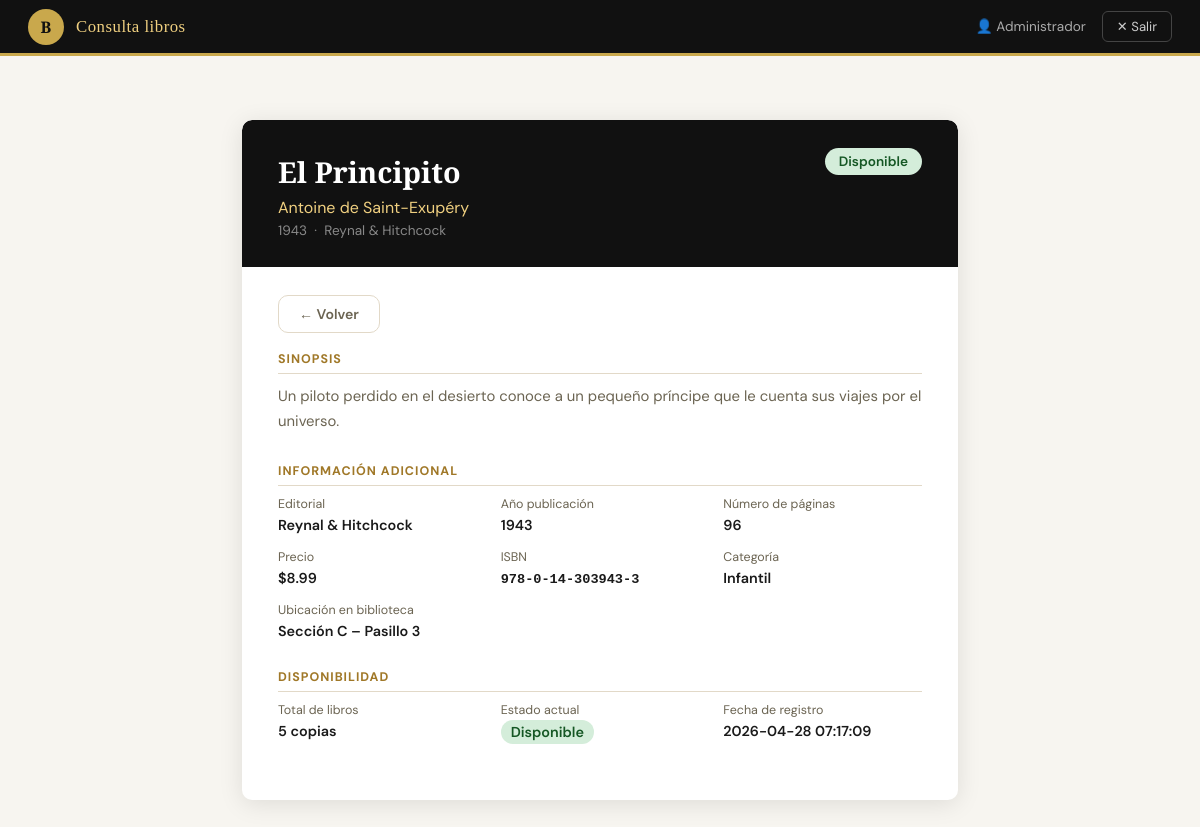
The page /index.php?action=detalles&isbn=978-0-14-303943-3 (signed in) on the database its author committed.
### tables this page shows
CREATE TABLE IF NOT EXISTS Libros (
    ISBN            VARCHAR(20)     PRIMARY KEY,
    Titulo          VARCHAR(255)    NOT NULL,
    Autor           VARCHAR(255)    NOT NULL,
    Editorial       VARCHAR(150)    NOT NULL,
    Sinopsis        TEXT,
    AnioPublicacion YEAR            NOT NULL,
    NumeroPaginas   INT             NOT NULL,
    Precio          DECIMAL(10,2)   NOT NULL,
    Ubicacion       VARCHAR(100)    NOT NULL,
    NumeroCopias    INT             NOT NULL DEFAULT 1,
    Categoria       VARCHAR(100)    NOT NULL,
    FechaRegistro   DATETIME        NOT NULL DEFAULT CURRENT_TIMESTAMP,
    Estado          ENUM('disponible','prestado','mantenimiento','perdido')
                                    NOT NULL DEFAULT 'disponible',
    INDEX idx_titulo (Titulo(50)),
    INDEX idx_autor  (Autor(50))
);

### controllers/LibroController.php (called while the page is built, shortened)
<?php
require_once __DIR__ . '/../models/LibroModel.php';
class LibroController {
    private LibroModel $model;
    public function __construct() {
        $this->model = new LibroModel();
    }
    public function detalles(): void {
        $isbn  = $_GET['isbn'] ?? '';
        $libro = $this->model->getByISBN($isbn);
        require __DIR__ . '/../views/libros/detalles.php';
    }
}

### config/db.php (called while the page is built)
<?php
function getDB(): PDO {
    $host     = getenv('DB_HOST')     ?: 'localhost';
    $port     = getenv('DB_PORT')     ?: '3306';
    $dbname   = getenv('DB_NAME')     ?: 'olp300';
    $user     = getenv('DB_USER')     ?: 'root';
    $password = getenv('DB_PASSWORD') ?: '';
    $dsn = "mysql:host=$host;port=$port;dbname=$dbname;charset=utf8mb4";
    try {
        $pdo = new PDO($dsn, $user, $password, [
            PDO::ATTR_ERRMODE            => PDO::ERRMODE_EXCEPTION,
            PDO::ATTR_DEFAULT_FETCH_MODE => PDO::FETCH_ASSOC,
            PDO::ATTR_EMULATE_PREPARES   => false,
        ]);
        return $pdo;
    } catch (PDOException $e) {
        error_log('DB Connection error: ' . $e->getMessage());
        die(json_encode(['error' => 'Error de conexión a la base de datos.']));
    }
}

### models/LibroModel.php (called while the page is built, shortened)
<?php
require_once __DIR__ . '/../config/db.php';
class LibroModel {
    private PDO $db;
    public function __construct() {
        $this->db = getDB();
    }
    public function getByISBN(string $isbn): array|false {
        $stmt = $this->db->prepare(
            'SELECT * FROM Libros WHERE ISBN = :isbn LIMIT 1'
        );
        $stmt->execute([':isbn' => $isbn]);
        return $stmt->fetch();
    }
}

### views/libros/detalles.php (the view, shortened to what this page needs)
<!DOCTYPE html>
<html lang="es">
<head>
  <link rel="stylesheet" href="public/css/style.css">
</head>
<body>
<header class="topbar">
  <div class="topbar__brand">
    <div class="topbar__logo">B</div>
    <span class="topbar__title">Consulta libros</span>
  </div>
  <nav class="topbar__nav">
    <span class="topbar__user">👤 <?= htmlspecialchars($_SESSION['nombre'] ?? '') ?></span>
    <a href="index.php?action=logout" class="btn-exit">✕ Salir</a>
  </nav>
</header>
<main class="page page-narrow" style="margin-top:28px;">
  <div class="card">
    <div class="detail-hero">
      <span class="badge badge-<?= $libro['Estado'] ?>"><?= $libro['Estado'] ?></span>
      <h1><?= htmlspecialchars($libro['Titulo']) ?></h1>
      <div class="author"><?= htmlspecialchars($libro['Autor']) ?></div>
      <div class="meta"><?= htmlspecialchars($libro['AnioPublicacion']) ?> &nbsp;·&nbsp; <?= htmlspecialchars($libro['Editorial']) ?></div>
    </div>
    <div class="detail-body">
      <div style="margin-bottom:18px;">
        <a href="index.php?action=catalogo" class="btn btn-secondary">← Volver</a>
      </div>
      <div class="detail-section">
        <h3>Sinopsis</h3>
        <p style="line-height:1.7;color:var(--text-muted);font-size:.93rem;">
          <?= nl2br(htmlspecialchars($libro['Sinopsis'] ?? 'Sin sinopsis disponible.')) ?>
        </p>
      </div>
      <div class="detail-section">
        <h3>Información adicional</h3>
        <div class="detail-grid">
          <div class="detail-item">
            <label>Editorial</label>
            <span><?= htmlspecialchars($libro['Editorial']) ?></span>
          </div>
          <div class="detail-item">
            <label>Año publicación</label>
            <span><?= htmlspecialchars($libro['AnioPublicacion']) ?></span>
          </div>
          <div class="detail-item">
            <label>Número de páginas</label>
            <span><?= (int)$libro['NumeroPaginas'] ?></span>
          </div>
          <div class="detail-item">
            <label>Precio</label>
            <span>$<?= number_format((float)$libro['Precio'], 2) ?></span>
          </div>
          <div class="detail-item">
            <label>ISBN</label>
            <span style="font-family:monospace;font-size:.85rem;"><?= htmlspecialchars($libro['ISBN']) ?></span>
          </div>
          <div class="detail-item">
            <label>Categoría</label>
            <span><?= htmlspecialchars($libro['Categoria']) ?></span>
          </div>
          <div class="detail-item" style="grid-column: 1 / -1;">
            <label>Ubicación en biblioteca</label>
            <span><?= htmlspecialchars($libro['Ubicacion']) ?></span>
          </div>
        </div>
      </div>
      <div class="detail-section">
        <h3>Disponibilidad</h3>
        <div class="detail-grid">
          <div class="detail-item">
            <label>Total de libros</label>
            <span><?= (int)$libro['NumeroCopias'] ?> copias</span>
          </div>
          <div class="detail-item">
            <label>Estado actual</label>
            <span><span class="badge badge-<?= $libro['Estado'] ?>"><?= $libro['Estado'] ?></span></span>
          </div>
          <div class="detail-item">
            <label>Fecha de registro</label>
            <span><?= htmlspecialchars($libro['FechaRegistro']) ?></span>
          </div>
        </div>
      </div>
    </div>
  </div>
</main>
</body>
</html>

### public/css/style.css (style rules this page uses)
:root { --gold: #C9A84C; --gold-dark: #A07828; --gold-light: #F0D080; --black: #111111; --dark: #1A1A1A; --surface: #FFFFFF; --surface-2: #F7F5F0; --border: #E2D9C8; --text: #1A1A1A; --text-muted: #6B6452; --danger: #C0392B; --danger-bg: #FDF0EE; --success: #1E7E34; --success-bg: #EBF7ED; --warning: #856404; --warning-bg: #FFF3CD; --radius: 10px; --shadow: 0 4px 24px rgba(0,0,0,.10); --shadow-sm: 0 2px 8px rgba(0,0,0,.07); --transition: .18s ease; --font-display: 'Playfair Display', Georgia, serif; --font-body: 'DM Sans', system-ui, sans-serif; }
*, *::before, *::after { box-sizing: border-box; margin: 0; padding: 0; }
html { font-size: 16px; }
body { font-family: var(--font-body); background: var(--surface-2); color: var(--text); min-height: 100vh; }
a { color: inherit; text-decoration: none; }
.topbar { background: var(--black); color: #fff; height: 56px; display: flex; align-items: center; justify-content: space-between; padding: 0 28px; position: sticky; top: 0; z-index: 100; border-bottom: 3px solid var(--gold); }
.topbar__brand { display: flex; align-items: center; gap: 12px; }
.topbar__logo { width: 36px; height: 36px; background: var(--gold); border-radius: 50%; display: flex; align-items: center; justify-content: center; font-family: var(--font-display); font-size: 16px; color: var(--black); font-weight: 700; }
.topbar__title { font-family: var(--font-display); font-size: 1.05rem; color: var(--gold-light); letter-spacing: .03em; }
.topbar__nav { display: flex; align-items: center; gap: 8px; }
.topbar__user { font-size: .85rem; color: #aaa; margin-right: 8px; }
.btn-exit { background: transparent; border: 1px solid #444; color: #ccc; padding: 6px 14px; border-radius: 6px; font-size: .82rem; transition: var(--transition); }
.page { padding: 36px 32px; max-width: 1200px; margin: 0 auto; }
.page-narrow { max-width: 780px; }
.btn { display: inline-flex; align-items: center; gap: 6px; padding: 9px 20px; border-radius: var(--radius); font-size: .88rem; font-weight: 600; border: none; transition: var(--transition); white-space: nowrap; }
.btn-secondary { background: transparent; border: 1.5px solid var(--border); color: var(--text-muted); }
.card { background: var(--surface); border-radius: var(--radius); box-shadow: var(--shadow); overflow: hidden; }
.badge { display: inline-block; padding: 3px 10px; border-radius: 20px; font-size: .76rem; font-weight: 600; text-transform: capitalize; }
.badge-disponible { background: #d4edda; color: #155724; }
.detail-hero { background: var(--black); color: #fff; border-radius: var(--radius) var(--radius) 0 0; padding: 32px 36px 28px; position: relative; }
.detail-hero h1 { font-family: var(--font-display); font-size: 1.8rem; margin-bottom: 6px; }
.detail-hero .author { color: var(--gold-light); font-size: 1rem; margin-bottom: 4px; }
.detail-hero .meta { color: #888; font-size: .85rem; }
.detail-hero .badge { position: absolute; top: 28px; right: 36px; font-size: .85rem; padding: 5px 14px; }
.detail-body { padding: 28px 36px; }
.detail-section { margin-bottom: 28px; }
.detail-section h3 { font-size: .78rem; text-transform: uppercase; letter-spacing: .08em; color: var(--gold-dark); font-weight: 700; margin-bottom: 10px; padding-bottom: 6px; border-bottom: 1px solid var(--border); }
.detail-grid { display: grid; grid-template-columns: repeat(3, 1fr); gap: 14px 24px; }
.detail-item label { font-size: .78rem; color: var(--text-muted); display: block; margin-bottom: 2px; }
.detail-item span { font-weight: 600; font-size: .9rem; }

### rows shown on the page
libros: Estado "Disponible", Titulo "El Principito", Autor "Antoine de Saint-Exupéry", AnioPublicacion "1943", Editorial "Reynal & Hitchcock", Sinopsis "Un piloto perdido en el desierto conoce a un pequeño príncipe que le cuenta sus viajes por el universo.", NumeroPaginas "96", Precio "8.99", ISBN "978-0-14-303943-3", Categoria "Infantil", Ubicacion "Sección C – Pasillo 3", NumeroCopias "5", FechaRegistro "2026-04-28 07:17:09"

### other values the page prints
$_SESSION['nombre'] "Administrador"
